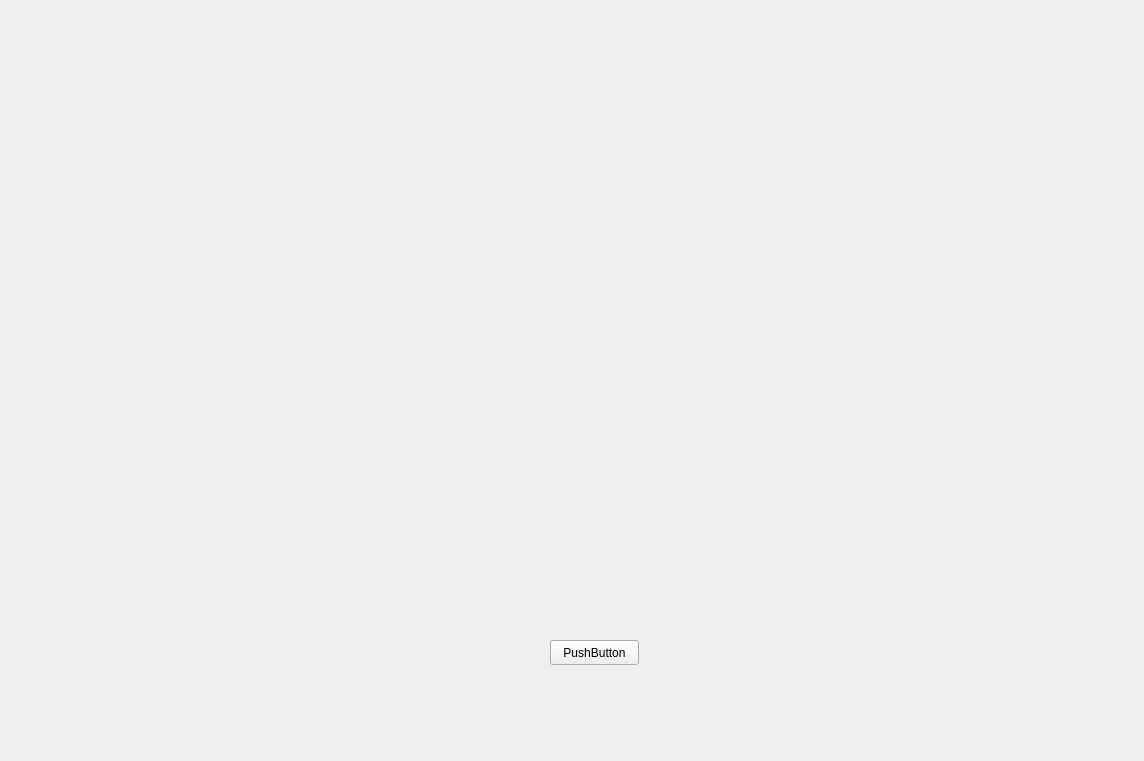
<?xml version="1.0" encoding="UTF-8"?>
<ui version="4.0">
 <class>UR16_3D</class>
 <widget class="QWidget" name="UR16_3D">
  <property name="geometry">
   <rect>
    <x>0</x>
    <y>0</y>
    <width>1144</width>
    <height>761</height>
   </rect>
  </property>
  <property name="windowTitle">
   <string>UR16 3D</string>
  </property>
  <widget class="QWidget" name="widget" native="true">
   <property name="geometry">
    <rect>
     <x>530</x>
     <y>10</y>
     <width>751</width>
     <height>601</height>
    </rect>
   </property>
  </widget>
  <widget class="QPushButton" name="pushButton">
   <property name="geometry">
    <rect>
     <x>550</x>
     <y>640</y>
     <width>89</width>
     <height>25</height>
    </rect>
   </property>
   <property name="text">
    <string>PushButton</string>
   </property>
  </widget>
 </widget>
 <resources/>
 <connections/>
</ui>
